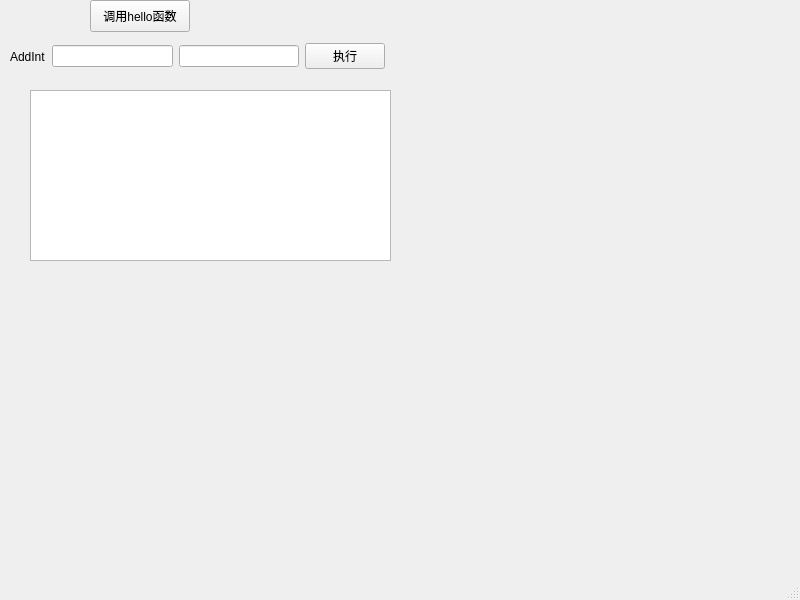
<?xml version="1.0" encoding="UTF-8"?>
<ui version="4.0">
 <class>MainWindow</class>
 <widget class="QMainWindow" name="MainWindow">
  <property name="geometry">
   <rect>
    <x>0</x>
    <y>0</y>
    <width>800</width>
    <height>600</height>
   </rect>
  </property>
  <property name="windowTitle">
   <string>MainWindow</string>
  </property>
  <widget class="QWidget" name="centralwidget">
   <widget class="QTextEdit" name="textEdit">
    <property name="geometry">
     <rect>
      <x>30</x>
      <y>90</y>
      <width>361</width>
      <height>171</height>
     </rect>
    </property>
   </widget>
   <widget class="QPushButton" name="pushButton_call_hello">
    <property name="geometry">
     <rect>
      <x>90</x>
      <y>0</y>
      <width>100</width>
      <height>32</height>
     </rect>
    </property>
    <property name="text">
     <string>调用hello函数</string>
    </property>
   </widget>
   <widget class="QWidget" name="">
    <property name="geometry">
     <rect>
      <x>10</x>
      <y>40</y>
      <width>375</width>
      <height>33</height>
     </rect>
    </property>
    <layout class="QHBoxLayout" name="horizontalLayout">
     <item>
      <widget class="QLabel" name="label">
       <property name="text">
        <string>AddInt</string>
       </property>
      </widget>
     </item>
     <item>
      <widget class="QLineEdit" name="lineEdit"/>
     </item>
     <item>
      <widget class="QLineEdit" name="lineEdit_2"/>
     </item>
     <item>
      <widget class="QPushButton" name="pushButton">
       <property name="text">
        <string>执行</string>
       </property>
      </widget>
     </item>
    </layout>
   </widget>
  </widget>
  <widget class="QMenuBar" name="menubar">
   <property name="geometry">
    <rect>
     <x>0</x>
     <y>0</y>
     <width>800</width>
     <height>24</height>
    </rect>
   </property>
  </widget>
  <widget class="QStatusBar" name="statusbar"/>
 </widget>
 <resources/>
 <connections/>
</ui>
